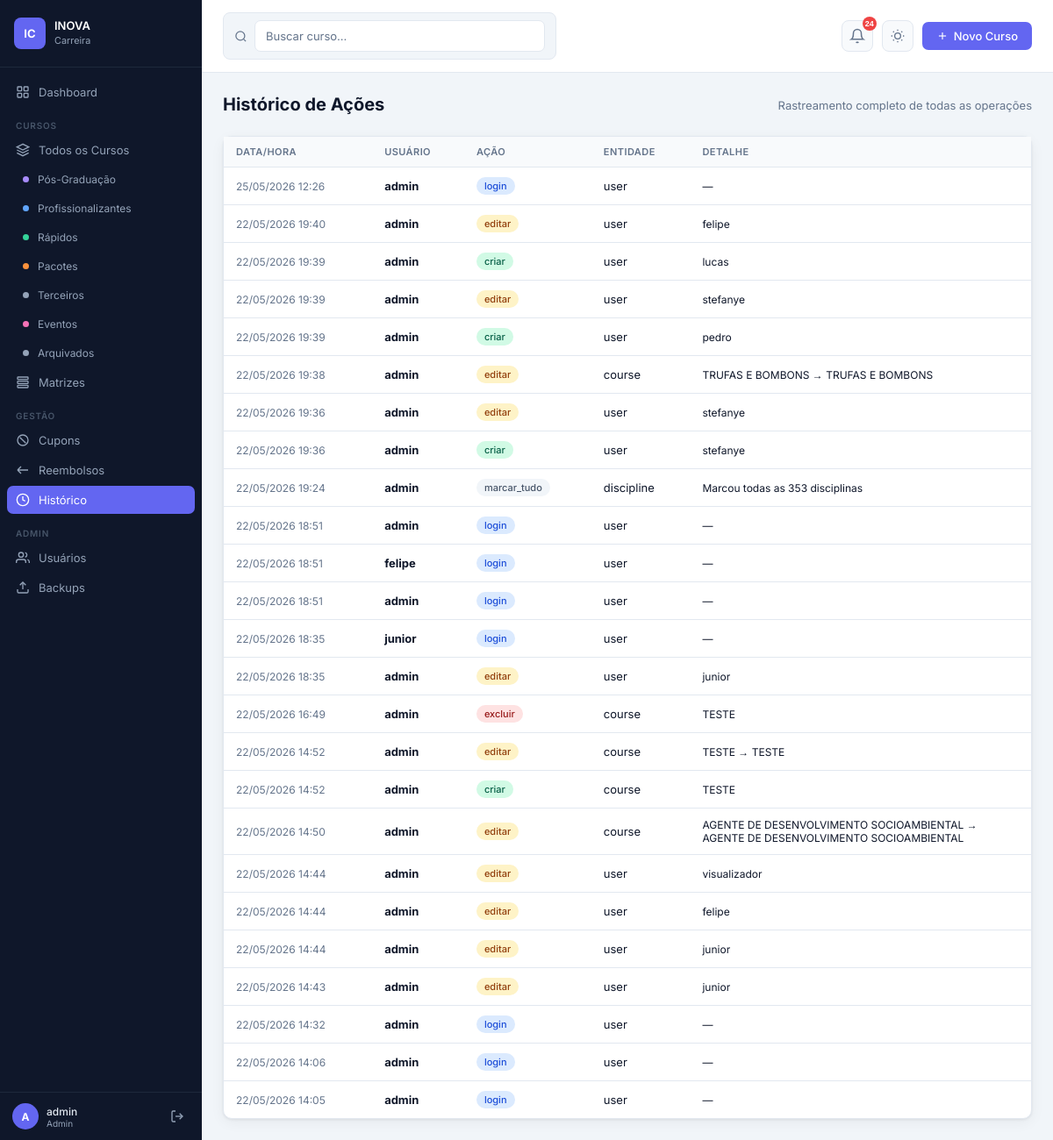
Before: /historico (signed in) with the older database file.
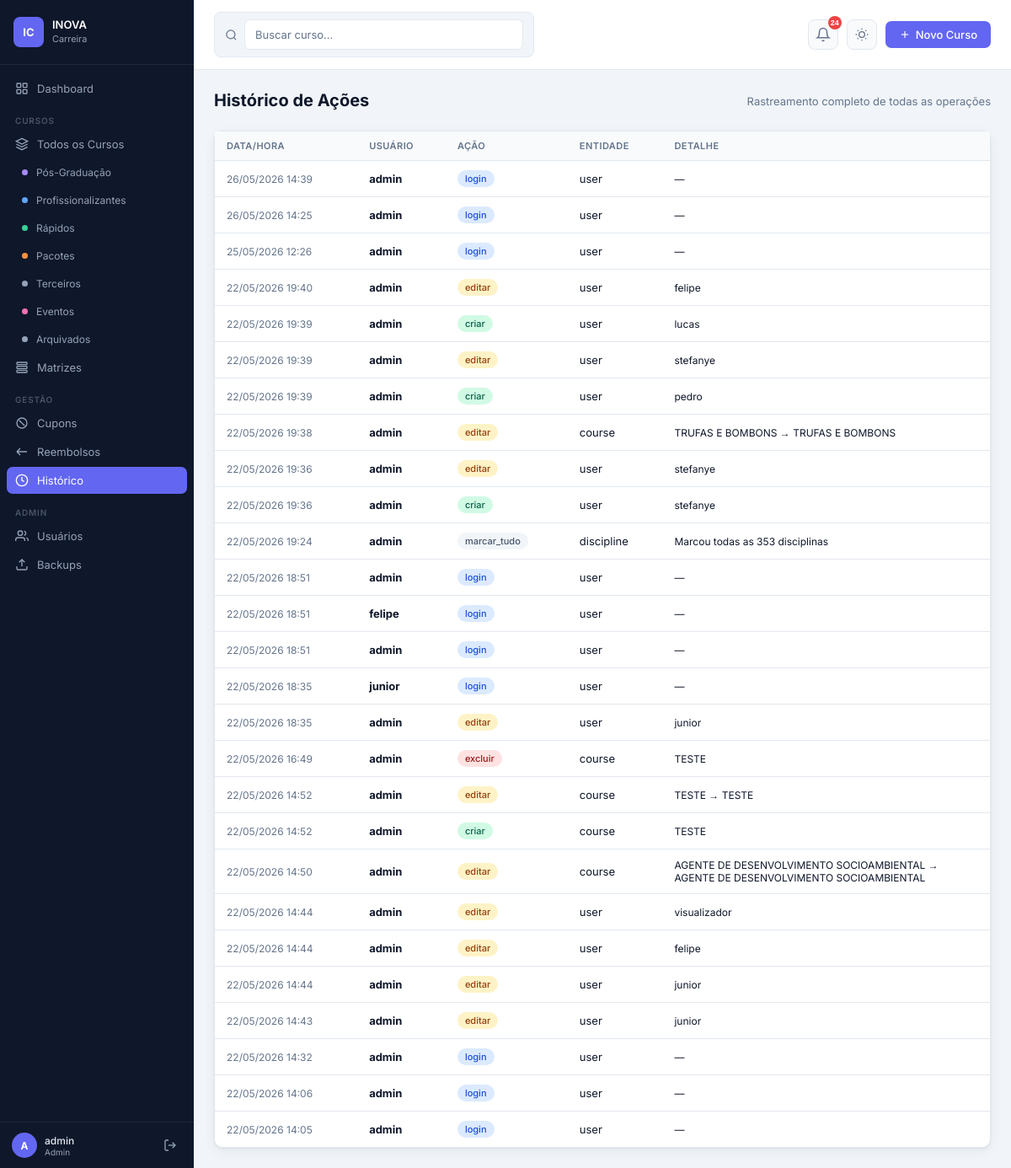
After: the same page with the newer database file.
### app.py (models this page shows)
class AuditLog(db.Model):
    id         = db.Column(db.Integer, primary_key=True)
    user_id    = db.Column(db.Integer, db.ForeignKey('user.id'))
    username   = db.Column(db.String(80))
    action     = db.Column(db.String(50))   # criar, editar, excluir, login
    entity     = db.Column(db.String(50))   # course, user, cupom
    entity_id  = db.Column(db.Integer)
    detail     = db.Column(db.Text)         # JSON do que mudou
    timestamp  = db.Column(db.DateTime, default=datetime.utcnow)

### app.py (the view)
@app.route('/historico')
@perm_check('can_view_historico')
def historico():
    page = request.args.get('page', 1, type=int)
    logs = AuditLog.query.order_by(AuditLog.timestamp.desc()).paginate(page=page, per_page=50)
    return render_template('historico.html', logs=logs)

### app.py (called while the page is built)
def perm_check(check_fn_name):
    def decorator(f):
        @wraps(f)
        def decorated(*args, **kwargs):
            if 'user_id' not in session:
                return redirect(url_for('login'))
            u = User.query.get(session['user_id'])
            if not u or not getattr(u, check_fn_name)():
                flash('Você não tem permissão para acessar esta seção.', 'danger')
                return redirect(url_for('dashboard'))
            return f(*args, **kwargs)
        return decorated
    return decorator

@app.context_processor
def inject_now():
    return {'now': datetime.now}

    def can_manage_cupons(self):
        if self.role == 'admin': return True
        if self._p().get('block_cupons'): return False
        return self.role == 'editor' or self._p().get('cupons_gerenciar', False)

    def can_manage_reembolsos(self):
        if self.role == 'admin': return True
        if self._p().get('block_reembolsos'): return False
        return self.role == 'editor' or self._p().get('reembolsos_gerenciar', False)

    def can_view_historico(self):
        if self.role == 'admin': return True
        if self._p().get('block_historico'): return False
        return self.role == 'editor' or self._p().get('historico_ver', False)

### templates/historico.html (shortened to what this page needs)
{% extends 'base.html' %}
{% block content %}
<div class="page">
  <div class="page-header">
    <div class="page-title">Histórico de Ações</div>
    <div class="page-subtitle">Rastreamento completo de todas as operações</div>
  </div>
  <div class="card">
    <div class="table-wrapper">
      <table>
        <thead><tr><th>Data/Hora</th><th>Usuário</th><th>Ação</th><th>Entidade</th><th>Detalhe</th></tr></thead>
        <tbody>
          {% for log in logs.items %}
          <tr>
            <td style="font-size:12px;color:var(--text-muted);white-space:nowrap">{{ log.timestamp.strftime('%d/%m/%Y %H:%M') }}</td>
            <td><strong>{{ log.username }}</strong></td>
            <td>
              {% if log.action == 'criar' %}<span class="badge badge-ativo">criar</span>
              {% elif log.action == 'editar' %}<span class="badge badge-em_edicao">editar</span>
              {% elif log.action in ['excluir','arquivar'] %}<span class="badge badge-descontinuado">{{ log.action }}</span>
              {% elif log.action == 'login' %}<span class="badge badge-profissionalizante">login</span>
              {% else %}<span class="badge badge-oculto">{{ log.action }}</span>
              {% endif %}
            </td>
            <td>{{ log.entity }}</td>
            <td style="font-size:12px;max-width:300px">{{ log.detail or '—' }}</td>
          </tr>
          {% else %}
          <tr><td colspan="5" style="text-align:center;color:var(--text-muted);padding:32px">Nenhum registro.</td></tr>
          {% endfor %}
        </tbody>
      </table>
    </div>
  </div>
</div>
{% endblock %}

### templates/base.html (shortened to what this page needs)
<!DOCTYPE html>
<html lang="pt-BR" data-theme="light">
<head>
  <link rel="stylesheet" href="{{ url_for('static', filename='css/style.css') }}">
</head>
<body>
<div class="app-layout">
  <aside class="sidebar">
    <div class="sidebar-logo">
      <div class="logo-icon">IC</div>
      <span class="logo-text">INOVA<br><small>Carreira</small></span>
    </div>
    <nav class="sidebar-nav">
      <a href="{{ url_for('dashboard') }}" class="nav-item {% if request.endpoint=='dashboard' %}active{% endif %}">
        <svg viewBox="0 0 24 24"><rect x="3" y="3" width="7" height="7" rx="1"/><rect x="14" y="3" width="7" height="7" rx="1"/><rect x="3" y="14" width="7" height="7" rx="1"/><rect x="14" y="14" width="7" height="7" rx="1"/></svg>
        Dashboard
      </a>
      <div class="nav-section">CURSOS</div>
      {% set cur_tipo = request.args.get('tipo', c.tipo if (request.endpoint == 'curso_detalhe' and c is defined) else '') %}
      {% set em_curso = request.endpoint in ['cursos','curso_detalhe','curso_novo','curso_editar'] %}
      <a href="{{ url_for('cursos') }}" class="nav-item {% if em_curso and not cur_tipo %}active{% endif %}">
        <svg viewBox="0 0 24 24"><path d="M12 2L2 7l10 5 10-5-10-5zM2 17l10 5 10-5M2 12l10 5 10-5"/></svg>
        Todos os Cursos
      </a>
      <a href="{{ url_for('cursos', tipo='pos') }}" class="nav-item nav-sub {% if em_curso and cur_tipo=='pos' %}active{% endif %}">
        <span class="dot dot-purple"></span> Pós-Graduação
      </a>
      <a href="{{ url_for('cursos', tipo='profissionalizante') }}" class="nav-item nav-sub {% if em_curso and cur_tipo=='profissionalizante' %}active{% endif %}">
        <span class="dot dot-blue"></span> Profissionalizantes
      </a>
      <a href="{{ url_for('cursos', tipo='rapido') }}" class="nav-item nav-sub {% if em_curso and cur_tipo=='rapido' %}active{% endif %}">
        <span class="dot dot-green"></span> Rápidos
      </a>
      <a href="{{ url_for('cursos', tipo='pacote') }}" class="nav-item nav-sub {% if em_curso and cur_tipo=='pacote' %}active{% endif %}">
        <span class="dot dot-orange"></span> Pacotes
      </a>
      <a href="{{ url_for('cursos', tipo='terceiros') }}" class="nav-item nav-sub {% if em_curso and cur_tipo=='terceiros' %}active{% endif %}">
        <span class="dot dot-gray"></span> Terceiros
      </a>
      <a href="{{ url_for('cursos', tipo='evento') }}" class="nav-item nav-sub {% if em_curso and cur_tipo=='evento' %}active{% endif %}">
        <span class="dot dot-pink"></span> Eventos
      </a>
      {% set cur_status = request.args.get('status','') %}
      <a href="{{ url_for('cursos', status='descontinuado') }}" class="nav-item nav-sub {% if em_curso and cur_status=='descontinuado' %}active{% endif %}">
        <span class="dot" style="background:#94a3b8"></span> Arquivados
      </a>
      <a href="{{ url_for('matrizes') }}" class="nav-item {% if request.endpoint=='matrizes' %}active{% endif %}">
        <svg viewBox="0 0 24 24"><rect x="3" y="3" width="18" height="4" rx="1"/><rect x="3" y="10" width="18" height="4" rx="1"/><rect x="3" y="17" width="18" height="4" rx="1"/></svg>
        Matrizes
      </a>
      {% if can_cupons or can_reembolsos or can_historico %}
      <div class="nav-section">GESTÃO</div>
      {% endif %}
      {% if can_cupons %}
      <a href="{{ url_for('cupons') }}" class="nav-item {% if 'cupom' in request.endpoint %}active{% endif %}">
        <svg viewBox="0 0 24 24"><path d="M7 7h.01M17 17h.01M3 12a9 9 0 1 0 18 0 9 9 0 0 0-18 0M7 7l10 10"/></svg>
        Cupons
      </a>
      {% endif %}
      {% if can_reembolsos %}
      <a href="{{ url_for('reembolsos') }}" class="nav-item {% if 'reembolso' in request.endpoint %}active{% endif %}">
        <svg viewBox="0 0 24 24"><path d="M3 12h18M3 12l6-6M3 12l6 6"/></svg>
        Reembolsos
      </a>
      {% endif %}
      {% if can_historico %}
      <a href="{{ url_for('historico') }}" class="nav-item {% if request.endpoint=='historico' %}active{% endif %}">
        <svg viewBox="0 0 24 24"><circle cx="12" cy="12" r="10"/><path d="M12 6v6l4 2"/></svg>
        Histórico
      </a>
      {% endif %}
      {% if session.role == 'admin' %}
      <div class="nav-section">ADMIN</div>
      <a href="{{ url_for('usuarios') }}" class="nav-item {% if 'usuario' in request.endpoint %}active{% endif %}">
        <svg viewBox="0 0 24 24"><path d="M17 21v-2a4 4 0 0 0-4-4H5a4 4 0 0 0-4 4v2"/><circle cx="9" cy="7" r="4"/><path d="M23 21v-2a4 4 0 0 0-3-3.87M16 3.13a4 4 0 0 1 0 7.75"/></svg>
        Usuários
      </a>
      <a href="{{ url_for('backup_lista') }}" class="nav-item {% if 'backup' in request.endpoint %}active{% endif %}">
        <svg viewBox="0 0 24 24"><path d="M21 15v4a2 2 0 0 1-2 2H5a2 2 0 0 1-2-2v-4"/><polyline points="17 8 12 3 7 8"/><line x1="12" y1="3" x2="12" y2="15"/></svg>
        Backups
      </a>
      {% endif %}
    </nav>
    <div class="sidebar-footer">
      <div class="user-info">
        <div class="user-avatar">{{ session.username[0]|upper }}</div>
        <div>
          <div class="user-name">{{ session.username }}</div>
          <div class="user-role">{{ session.role }}</div>
        </div>
      </div>
      <a href="{{ url_for('logout') }}" class="logout-btn" title="Sair">
        <svg viewBox="0 0 24 24"><path d="M9 21H5a2 2 0 0 1-2-2V5a2 2 0 0 1 2-2h4"/><polyline points="16 17 21 12 16 7"/><line x1="21" y1="12" x2="9" y2="12"/></svg>
      </a>
    </div>
  </aside>
  <main class="main-content">
    <div class="topbar">
      <div class="search-bar">
        <svg viewBox="0 0 24 24"><circle cx="11" cy="11" r="8"/><path d="m21 21-4.35-4.35"/></svg>
        <input type="text" id="globalSearch" placeholder="Buscar curso..." autocomplete="off">
      </div>
      <div class="topbar-actions">
        <div class="notif-wrap">
          {% set total_badge = (notif_count + admin_finalizado_count) if session.role == 'admin' else notif_count %}
          <button class="theme-toggle" id="notifBtn" onclick="toggleNotif(event)" title="Notificações" style="position:relative">
            <svg viewBox="0 0 24 24" fill="none" stroke="currentColor" stroke-width="2" style="width:18px;height:18px">
              <path d="M18 8A6 6 0 0 0 6 8c0 7-3 9-3 9h18s-3-2-3-9"/>
              <path d="M13.73 21a2 2 0 0 1-3.46 0"/>
            </svg>
            {% if total_badge > 0 %}
            <span style="position:absolute;top:-5px;right:-5px;background:#ef4444;color:#fff;
                         border-radius:50%;min-width:16px;height:16px;font-size:9px;font-weight:700;
                         display:flex;align-items:center;justify-content:center;padding:0 2px;line-height:1">
              {{ total_badge if total_badge < 100 else '99+' }}
            </span>
            {% endif %}
          </button>
        </div>
        <button class="theme-toggle" onclick="toggleTheme()" title="Alternar tema claro/escuro" aria-label="Alternar tema">
        </button>
        {% if session.role in ['admin','editor'] %}
        <a href="{{ url_for('curso_novo') }}" class="btn btn-primary">
          <svg viewBox="0 0 24 24"><line x1="12" y1="5" x2="12" y2="19"/><line x1="5" y1="12" x2="19" y2="12"/></svg>
          Novo Curso
        </a>
        {% endif %}
      </div>
    </div>
    {% block content %}{% endblock %}
  </main>
</div>
</body>
</html>

Changed rows visible on the page:
added AuditLog: timestamp "26/05/2026 14:39", username "admin", action "login", entity "user", detail "—"
added AuditLog: timestamp "26/05/2026 14:25", username "admin", action "login", entity "user", detail "—"
